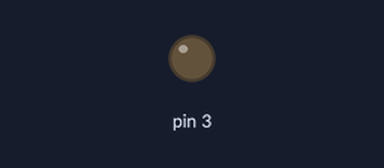
This sketch was run on a simulated Arduino Uno, built with avr-gcc and run on an emulated ATmega328P. On the bench: output pins drawn as LEDs (lit = HIGH).

Above: at 0.05 s.
At 0.65 s:
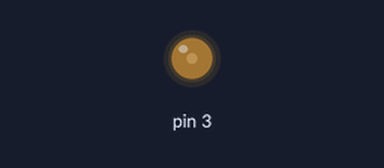
At 1.3 s:
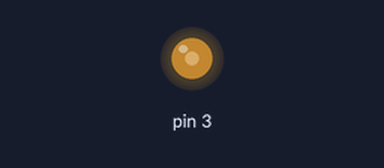
At 2.6 s:
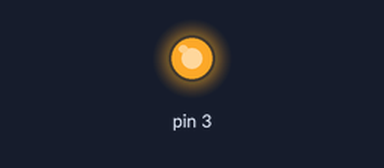
Timing chart, 0 to 6.0 s (numbered marks = the images above):
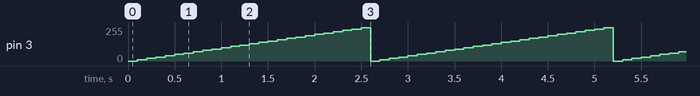

Measured:
- by itself, pin 3: ramps from 0/255 to 250/255 and jumps back, once every 2.6 s

The sketch:

L5_light_dimmer.ino
```cpp
/*
  Lesson 5
  mission 2
*/

int brightness = 0;

void setup() {

  pinMode(3, OUTPUT);

}

void loop() {

  analogWrite(3, brightness);

  brightness = brightness + 10;

  //if the number increases beyond the pwm range reset it
  if(brightness > 255){
    brightness = 0;
  }

  delay(100);
}
```
